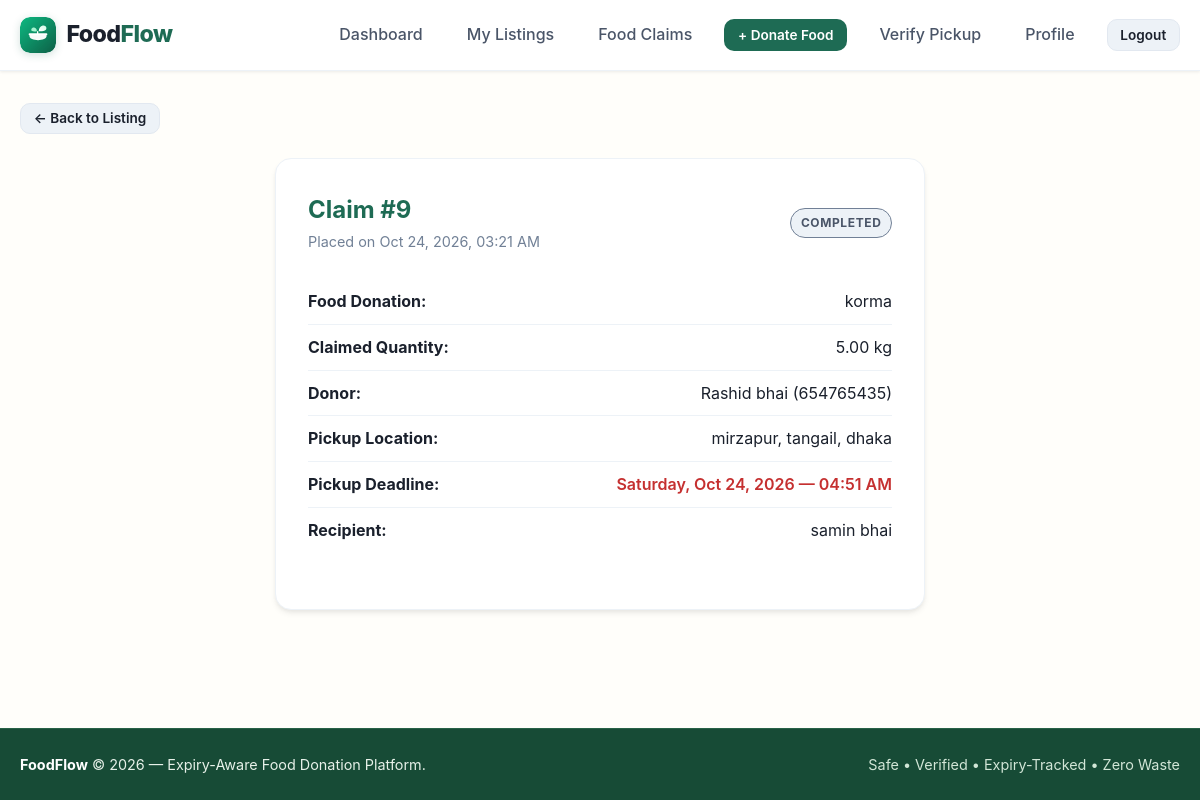
Screenshot of /claims/9/ (signed in) with the database file from the repository.
### claims/models.py (models this page shows, shortened)
class Claim(models.Model):
    STATUS_PENDING = 'pending'
    STATUS_COMPLETED = 'completed'
    STATUS_CANCELLED = 'cancelled'
    STATUS_EXPIRED = 'expired'
    STATUS_CHOICES = [
        (STATUS_PENDING, 'Pending Pickup'),
        (STATUS_COMPLETED, 'Completed'),
        (STATUS_CANCELLED, 'Cancelled'),
        (STATUS_EXPIRED, 'Expired'),
    ]
    listing = models.ForeignKey(
        'listings.FoodListing',
        on_delete=models.CASCADE,
        related_name='claims'
    )
    recipient = models.ForeignKey(
        'accounts.Recipient',
        on_delete=models.CASCADE,
        related_name='claims'
    )
    claimed_quantity = models.DecimalField(
        max_digits=10,
        decimal_places=2,
        validators=[MinValueValidator(Decimal('0.10'))],
        help_text="Quantity reserved by recipient"
    )
    claimed_at = models.DateTimeField(auto_now_add=True)
    pickup_deadline = models.DateTimeField(
        help_text="Time window by which food must be picked up"
    )
    pickup_code = models.CharField(
        max_length=8,
        unique=True,
        db_index=True,
        help_text="Unique 8-character verification token"
    )
    status = models.CharField(
        max_length=20,
        choices=STATUS_CHOICES,
        default=STATUS_PENDING
    )
    class Meta:
        verbose_name = "Claim"
        verbose_name_plural = "Claims"
        ordering = ['-claimed_at']

### listings/models.py (models this page shows, shortened)
class FoodListing(models.Model):
    STATUS_AVAILABLE = 'available'
    STATUS_CLAIMED = 'claimed'
    STATUS_COMPLETED = 'completed'
    STATUS_EXPIRED = 'expired'
    STATUS_CHOICES = [
        (STATUS_AVAILABLE, 'Available'),
        (STATUS_CLAIMED, 'Claimed'),
        (STATUS_COMPLETED, 'Completed'),
        (STATUS_EXPIRED, 'Expired'),
    ]
    donor = models.ForeignKey(
        'accounts.Donor',
        on_delete=models.CASCADE,
        related_name='listings'
    )
    location = models.ForeignKey(
        'locations.Location',
        on_delete=models.PROTECT,
        related_name='listings'
    )
    food_name = models.CharField(max_length=200, help_text="e.g. Cooked Rice & Curry, Fresh Apples, Bread Rolls")
    description = models.TextField(blank=True, null=True, help_text="Preparation details, ingredients, or dietary info")
    quantity = models.DecimalField(
        max_digits=10,
        decimal_places=2,
        validators=[MinValueValidator(Decimal('0.01'))],
        help_text="Total initial quantity"
    )
    unit = models.CharField(
        max_length=50,
        help_text="Units: portions, kg, boxes, packets, meals, litres"
    )
    expires_at = models.DateTimeField(
        db_index=True,
        help_text="Exact expiry deadline"
    )
    status = models.CharField(
        max_length=20,
        choices=STATUS_CHOICES,
        default=STATUS_AVAILABLE,
        db_index=True
    )
    created_at = models.DateTimeField(auto_now_add=True)
    updated_at = models.DateTimeField(auto_now=True)
    class Meta:
        verbose_name = "Food Listing"
        verbose_name_plural = "Food Listings"
        ordering = ['expires_at']

### accounts/models.py (models this page shows, shortened)
class Donor(models.Model):
    DONOR_TYPE_CHOICES = [
        ('restaurant', 'Restaurant'),
        ('household', 'Household'),
        ('grocer', 'Grocer / Supermarket'),
        ('event', 'Event / Catering'),
        ('other', 'Other Donor'),
    ]
    user = models.OneToOneField(
        User,
        on_delete=models.CASCADE,
        related_name='donor_profile'
    )
    donor_type = models.CharField(
        max_length=30,
        choices=DONOR_TYPE_CHOICES,
        default='restaurant'
    )
    organization_name = models.CharField(
        max_length=150,
        blank=True,
        null=True,
        help_text="Business or organization name (optional for households)"
    )
    location = models.ForeignKey(
        'locations.Location',
        on_delete=models.PROTECT,
        related_name='donors'
    )
    is_verified = models.BooleanField(
        default=False,
        help_text="Designates if this donor is verified by platform administrators"
    )
    created_at = models.DateTimeField(auto_now_add=True)
    class Meta:
        verbose_name = "Donor Profile"
        verbose_name_plural = "Donor Profiles"

class User(AbstractUser):
    ROLE_DONOR = 'donor'
    ROLE_RECIPIENT = 'recipient'
    ROLE_CHOICES = [
        (ROLE_DONOR, 'Donor'),
        (ROLE_RECIPIENT, 'Recipient'),
    ]
    full_name = models.CharField(
        max_length=150,
        blank=True,
        help_text="Full Name of the user"
    )
    role = models.CharField(
        max_length=20,
        choices=ROLE_CHOICES,
        default=ROLE_RECIPIENT,
        help_text="Designates whether this user registers as a food Donor or Recipient."
    )
    phone = models.CharField(
        max_length=20,
        blank=True,
        null=True,
        help_text="Contact telephone number"
    )
    profile_picture = models.ImageField(
        upload_to='profile_pictures/',
        blank=True,
        null=True
    )
    @property
    def is_donor(self):
        return self.role == self.ROLE_DONOR
    @property
    def is_recipient(self):
        return self.role == self.ROLE_RECIPIENT

class Recipient(models.Model):
    RECIPIENT_TYPE_CHOICES = [
        ('ngo', 'NGO / Non-profit'),
        ('individual', 'Individual / Family in need'),
        ('shelter', 'Shelter / Orphanage'),
        ('community_kitchen', 'Community Kitchen / Charity'),
        ('other', 'Other Recipient'),
    ]
    user = models.OneToOneField(
        User,
        on_delete=models.CASCADE,
        related_name='recipient_profile'
    )
    recipient_type = models.CharField(
        max_length=30,
        choices=RECIPIENT_TYPE_CHOICES,
        default='individual'
    )
    organization_name = models.CharField(
        max_length=150,
        blank=True,
        null=True,
        help_text="Organization name (optional for individuals)"
    )
    location = models.ForeignKey(
        'locations.Location',
        on_delete=models.PROTECT,
        related_name='recipients'
    )
    is_verified = models.BooleanField(
        default=False,
        help_text="Designates if this recipient is verified by platform administrators (required to claim food)"
    )
    created_at = models.DateTimeField(auto_now_add=True)
    class Meta:
        verbose_name = "Recipient Profile"
        verbose_name_plural = "Recipient Profiles"

### locations/models.py (models this page shows, shortened)
class Location(models.Model):
    address = models.CharField(max_length=255, help_text="Street address or building details")
    area = models.CharField(max_length=100, db_index=True, help_text="Neighborhood or area name")
    city = models.CharField(max_length=100, db_index=True, help_text="City name")
    latitude = models.DecimalField(max_digits=9, decimal_places=6, null=True, blank=True)
    longitude = models.DecimalField(max_digits=9, decimal_places=6, null=True, blank=True)
    class Meta:
        verbose_name = "Location"
        verbose_name_plural = "Locations"
        indexes = [
            models.Index(fields=['area'], name='loc_area_idx'),
            models.Index(fields=['city'], name='loc_city_idx'),
        ]
        constraints = [
            models.UniqueConstraint(
                fields=['address', 'area', 'city'],
                name='unique_location_address'
            )
        ]

### claims/views.py (the view)
# urls.py: path('claims/<int:pk>/', views.claim_detail_view, name='claim_detail'),
@login_required
def claim_detail_view(request, pk):
    claim = get_object_or_404(
        Claim.objects.select_related('listing__donor__user', 'listing__location', 'recipient__user'),
        pk=pk
    )
    is_claimant = (claim.recipient.user == request.user)
    is_donor_owner = (claim.listing.donor.user == request.user)
    if not (is_claimant or is_donor_owner or request.user.is_staff):
        messages.error(request, "Unauthorized: You do not have permission to view this claim.")
        return redirect('home')
    context = {
        'claim': claim,
        'is_claimant': is_claimant,
        'is_donor_owner': is_donor_owner,
    }
    return render(request, 'claims/claim_detail.html', context)

### notifications/views.py (called while the page is built)
def unread_notification_context(request):
    if request.user.is_authenticated and request.user.is_recipient and hasattr(request.user, 'recipient_profile'):
        count = Notification.objects.filter(recipient=request.user.recipient_profile, is_read=False).count()
        return {'unread_notifications_count': count}
    return {'unread_notifications_count': 0}

### templates/claims/claim_detail.html (shortened to what this page needs)
{% extends 'base.html' %}
{% block content %}
<div style="margin-bottom: 1.5rem;">
    {% if is_claimant %}
        <a href="{% url 'claims:my_claims' %}" class="btn btn-secondary btn-sm">&larr; Back to My Claims</a>
    {% else %}
        <a href="{% url 'listings:donor_listing_detail' pk=claim.listing.pk %}" class="btn btn-secondary btn-sm">&larr; Back to Listing</a>
    {% endif %}
</div>
<div class="form-card" style="max-width: 650px;">
    <div style="display: flex; justify-content: space-between; align-items: center; margin-bottom: 1.5rem;">
        <div>
            <h2 style="color: var(--green-700);">Claim #{{ claim.id }}</h2>
            <span style="color: var(--grey-500); font-size: 0.9rem;">Placed on {{ claim.claimed_at|date:"M d, Y, h:i A" }}</span>
        </div>
        <div>
            <span class="badge badge-{{ claim.status }}">{{ claim.get_status_display }}</span>
        </div>
    </div>
    <div style="margin: 1.5rem 0; font-size: 1rem; line-height: 1.8;">
        <div style="display: flex; justify-content: space-between; border-bottom: 1px solid var(--grey-200); padding: 0.5rem 0;">
            <strong>Food Donation:</strong>
            <span>{{ claim.listing.food_name }}</span>
        </div>
        <div style="display: flex; justify-content: space-between; border-bottom: 1px solid var(--grey-200); padding: 0.5rem 0;">
            <strong>Claimed Quantity:</strong>
            <span>{{ claim.claimed_quantity|floatformat:2 }} {{ claim.listing.unit }}</span>
        </div>
        <div style="display: flex; justify-content: space-between; border-bottom: 1px solid var(--grey-200); padding: 0.5rem 0;">
            <strong>Donor:</strong>
            <span>{{claim.listing.donor.user.full_name }} ({{ claim.listing.donor.user.phone|default:'Contact in person' }})</span>
        </div>
        <div style="display: flex; justify-content: space-between; border-bottom: 1px solid var(--grey-200); padding: 0.5rem 0;">
            <strong>Pickup Location:</strong>
            <span>{{ claim.listing.location.address }}, {{ claim.listing.location.area }}, {{ claim.listing.location.city }}</span>
        </div>
        <div style="display: flex; justify-content: space-between; border-bottom: 1px solid var(--grey-200); padding: 0.5rem 0;">
            <strong>Pickup Deadline:</strong>
            <span style="color: var(--red-600); font-weight: 600;">{{ claim.pickup_deadline|date:"l, M d, Y — h:i A" }}</span>
        </div>
        <div style="display: flex; justify-content: space-between; padding: 0.5rem 0;">
            <strong>Recipient:</strong>
            <span>{{ claim.recipient.user.full_name }}</span>
        </div>
    </div>
</div>
{% endblock %}

### static/css/styles.css (style rules this page uses)
:root { --green-700: #1E6B54; --green-600: #258568; --green-50: #EDF5F2; --amber-600: #B7791F; --amber-50: #FEFCF5; --red-600: #C53030; --red-50: #FFF5F5; --grey-500: #718096; --grey-100: #F7FAFC; --grey-200: #EDF2F7; --grey-300: #E2E8F0; --grey-700: #4A5568; --ink: #1A202C; --white: #FFFFFF; --container-max: 1200px; --radius-sm: 6px; --radius-md: 10px; --radius-lg: 16px; --shadow-sm: 0 1px 3px rgba(0,0,0,0.08); --shadow-md: 0 4px 6px -1px rgba(0,0,0,0.08), 0 2px 4px -1px rgba(0,0,0,0.04); --shadow-lg: 0 10px 15px -3px rgba(0,0,0,0.08), 0 4px 6px -2px rgba(0,0,0,0.04); --font-main: -apple-system, BlinkMacSystemFont, "Segoe UI", Roboto, Oxygen, Ubuntu, Cantarell, "Open Sans", "Helvetica Neue", sans-serif; }
*, *::before, *::after { box-sizing: border-box; margin: 0; padding: 0; }
body { font-family: var(--font-main); color: var(--ink); background-color: var(--grey-100); line-height: 1.6; min-height: 100vh; display: flex; flex-direction: column; }
a { color: var(--green-700); text-decoration: none; transition: color 0.2s ease; }
.btn { display: inline-flex; align-items: center; justify-content: center; gap: 0.5rem; padding: 0.65rem 1.25rem; font-size: 0.95rem; font-weight: 600; border-radius: var(--radius-md); border: 1px solid transparent; cursor: pointer; text-decoration: none; transition: all 0.2s ease; font-family: inherit; line-height: 1.2; }
.btn-secondary { background-color: var(--grey-200); color: var(--ink); border-color: var(--grey-300); }
.btn-sm { padding: 0.4rem 0.8rem; font-size: 0.85rem; }
.badge { display: inline-flex; align-items: center; padding: 0.25rem 0.6rem; border-radius: 9999px; font-size: 0.75rem; font-weight: 700; text-transform: uppercase; letter-spacing: 0.05em; }
.badge-completed { background-color: var(--grey-200); color: var(--grey-700); border: 1px solid var(--grey-500); }
.form-card { background: var(--white); border-radius: var(--radius-lg); border: 1px solid var(--grey-200); box-shadow: var(--shadow-md); padding: 2rem; max-width: 650px; margin: 0 auto; }

### rows the page displays
Claim: id "9", claimed_at "Oct 24, 2026, 03:21 AM", status "COMPLETED", listing.food_name "korma", claimed_quantity "5.00", listing.unit "kg", listing.donor.user.full_name "Rashid bhai", listing.donor.user.phone "654765435", listing.location.address "mirzapur", listing.location.area "tangail", listing.location.city "dhaka", pickup_deadline "Saturday, Oct 24, 2026 — 04:51 AM", recipient.user.full_name "samin bhai"
